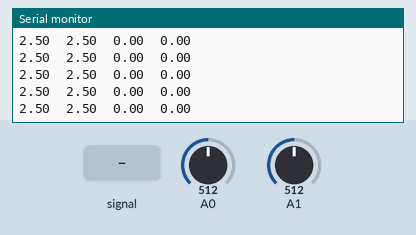
Recording of a sketch running on a simulated Arduino Uno, built with avr-gcc and run on an emulated ATmega328P. Shown: the last lines printed to the serial monitor. The test bench sets the inputs (shaded band); at power-on: A0 = 512, A1 = 512.

Above: at 1.2 s.
1.3 s: A0 fed a 200 Hz sine of ±255 counts around its level
At 1.46 s:
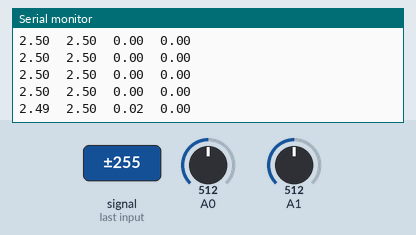
4.3 s: A0 set to 716
At 4.39 s:
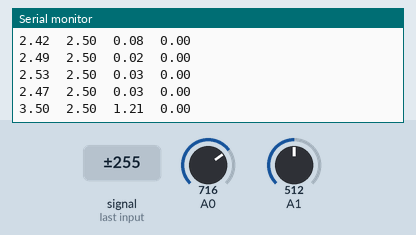
5.8 s: A1 set to 716
At 5.87 s:
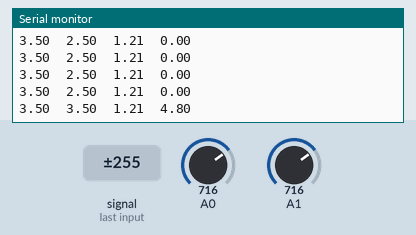
7.3 s: A0 set to 900
At 7.35 s:
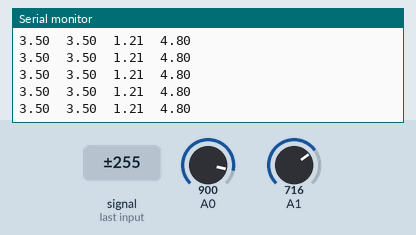
8.8 s: A1 set to 900
At 8.83 s:
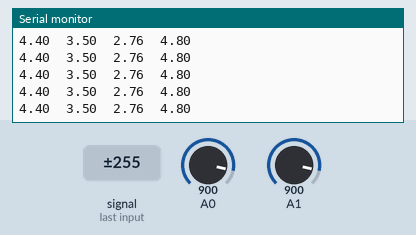
Timing chart, 0 to 11.3 s (numbered marks = the images above; inputs shaded):
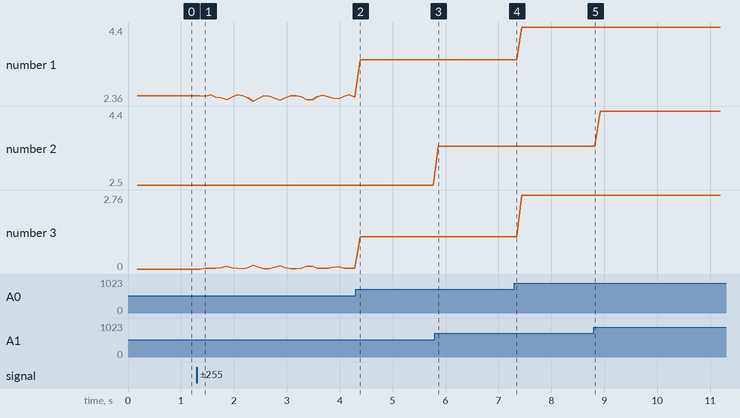

Measured:
- after the input at 1.3 s, the serial monitor: prints a new line after 0.16 s (image 1)
- after the input at 4.3 s, the serial monitor: prints a new line after 0.09 s (image 2)
- after the input at 5.8 s, the serial monitor: prints a new line after 0.06 s (image 3)
- plotted number 1: 2.5 → 2.47 after the input at 1.3 s, 2.47 → 3.5 after the input at 4.3 s, 3.5 → 4.4 after the input at 7.3 s
- plotted number 3: 0 → 0.03 after the input at 1.3 s, 0.03 → 1.21 after the input at 4.3 s, 1.21 → 2.76 after the input at 7.3 s

The sketch:

HallEffect_Axis.ino
```cpp
#define factorX .3951
#define factorY .8318
#define exponentX .9666
#define exponentY .7904

#define NUM_READS 200
double CurrentSensorX, CurrentSensorY;

double calibrationX, calibrationY;
double beforeX, beforeY;
void setup() {
  Serial.begin(9600);
  calibrationX = readSensor(calibrationX);
  calibrationY = readSensor(calibrationY);
}
void loop() {
  // put your main code here, to run repeatedly:
  beforeX = readSensor(A0);
  beforeY = readSensor(A1);
  CurrentSensorX = abs(axisParseX(calibrationX) - axisParseX(beforeX));
  CurrentSensorY = abs(axisParseY(calibrationY) - axisParseY(beforeY));
  Serial.print(beforeX); Serial.print("\t");
  Serial.print(beforeY);Serial.print("\t");
  Serial.print(CurrentSensorX);Serial.print("\t");
  Serial.println(CurrentSensorY);
  delay(10);
}

float readSensor(int sensorpin){
   // read multiple values and sort them to take the mode
   int sortedValues[NUM_READS];
   for(int i=0;i<NUM_READS;i++){
     int value = analogRead(sensorpin);
     int j;
     if(value<sortedValues[0] || i==0){
        j=0; //insert at first position
     }
     else{
       for(j=1;j<i;j++){
          if(sortedValues[j-1]<=value && sortedValues[j]>=value){
            // j is insert position
            break;
          }
       }
     }
     for(int k=i;k>j;k--){
       // move all values higher than current reading up one position
       sortedValues[k]=sortedValues[k-1];
     }
     sortedValues[j]=value; //insert current reading
   }
   //return scaled mode of 10 values
   float returnval = 0;
   for(int i=NUM_READS/2-5;i<(NUM_READS/2+5);i++){
     returnval +=sortedValues[i];
   }
   returnval = returnval/10;
   return returnval * (5.0/1023.0);
}

double axisParseX(double axis){
    double calculation = exp((axis * exponentX) *factorX);
    return calculation ;
}
double axisParseY(double axis){
    double calculation = exp((axis * exponentY)*factorY);
    return calculation ;
}
```
